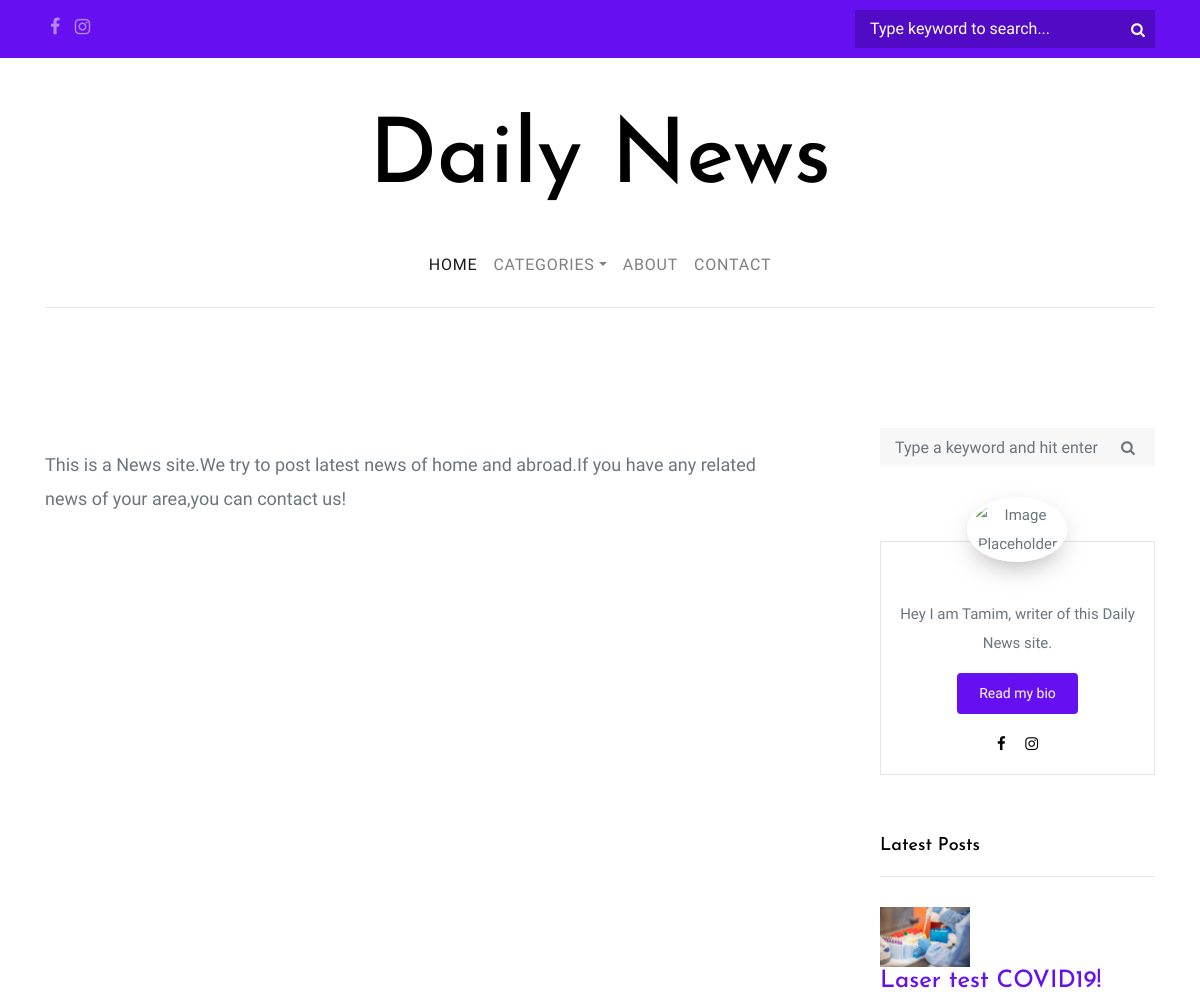
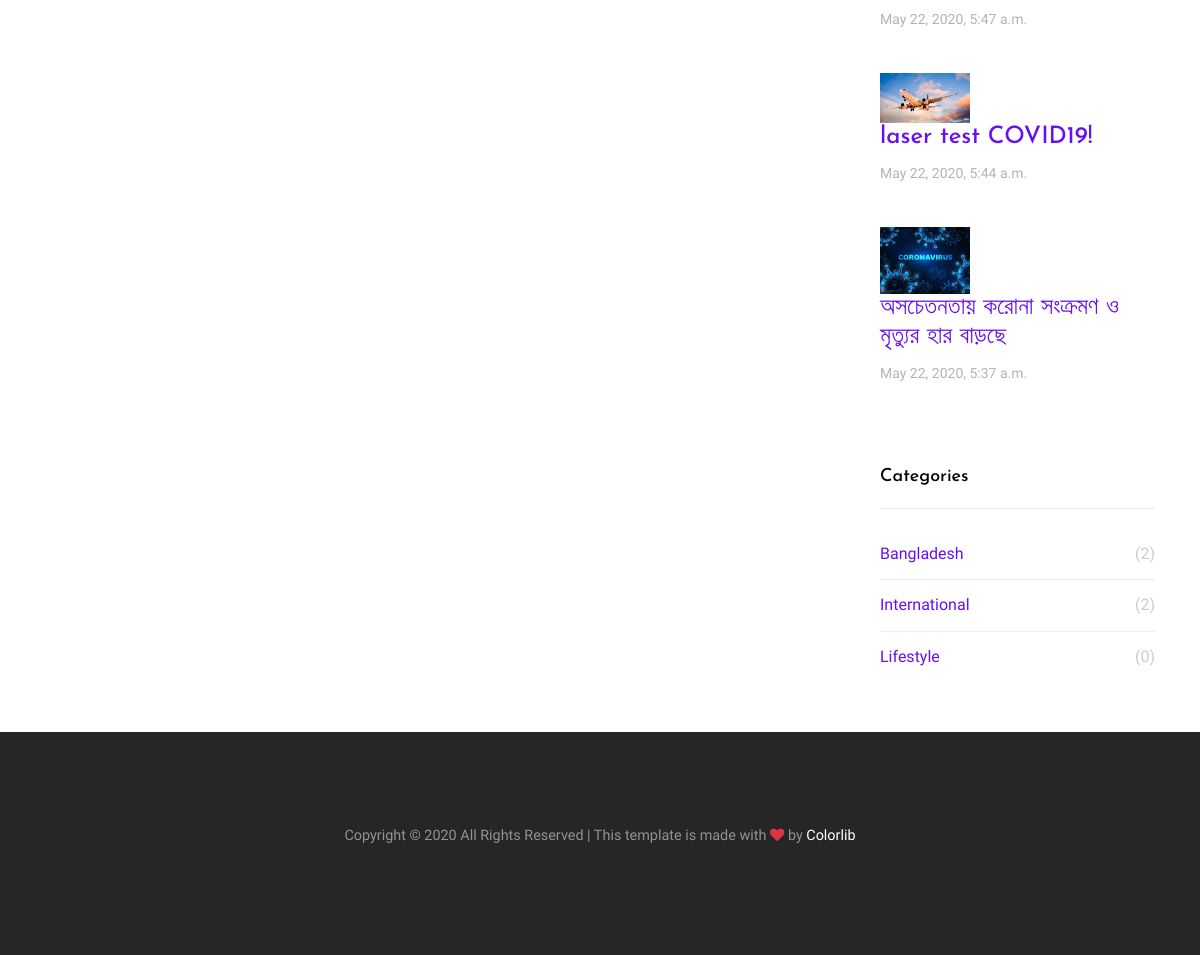
Page /blog/about on the committed database (2 pictures, top to bottom).
### blog/models.py (models this page shows, shortened)
class About(models.Model):
    body = models.TextField()

class Post(models.Model):
    title = models.CharField(max_length=100)
    photo = models.ImageField()
    author = models.ForeignKey(User, on_delete=models.CASCADE)
    date = models.DateTimeField(auto_now_add=True)
    body = models.TextField(blank=True, null=True)
    category = models.ForeignKey(Category, on_delete=models.CASCADE)

class Category(models.Model):
    name = models.CharField(max_length=20)

### wordify/views.py (the view)
# urls.py: path('blog/about', about, name="about")
def about(request):
        about_site = About.objects.all()
        context = {'sites': about_site}
        return render(request, 'blog/about.html', context)

### wordify/custom_context.py (called while the page is built)
def mycontext(request):
    categories = Category.objects.all()
    latest_post = Post.objects.order_by('-date')[:3]
    return {'categories': categories, 'latest_post': latest_post}

### templates/blog/about.html (shortened to what this page needs)
{% extends 'base.html' %}
{% block content %}
<div class="col-md-12 col-lg-8 main-content">
    <div class="post-content-body">
        {% for site in sites %}
      <p>{{ site.body }}</p>
        {% endfor %}
      </div>
</div>
{% endblock %}

### templates/base.html (shortened to what this page needs)
<!doctype html>
<html lang="en">
  <head>
    {% load static %}
    <link rel="stylesheet" href="{% static 'css/bootstrap.css' %}">
    <link rel="stylesheet" href="{% static 'css/animate.css' %}">
    <link rel="stylesheet" href="{% static 'css/owl.carousel.min.css' %}">
    <link rel="stylesheet" href="{% static 'fonts/ionicons/css/ionicons.min.css' %}">
    <link rel="stylesheet" href="{% static 'fonts/fontawesome/css/font-awesome.min.css' %}">
    <link rel="stylesheet" href="{% static 'fonts/flaticon/font/flaticon.css' %}">
    <link rel="stylesheet" href="{% static 'css/style.css' %}">
  </head>
  <body>
    <div class="wrap">
      <header role="banner">
        <div class="top-bar">
          <div class="container">
            <div class="row">
              <div class="col-9 social">
                <a href="https://www.facebook.com/tanmeem"><span class="fa fa-facebook"></span></a>
                <a href="https://www.instagram.com/tamim_mahmood/"><span class="fa fa-instagram"></span></a>
              </div>
              <div class="col-3 search-top">
                <form action="#" class="search-top-form">
                  <span class="icon fa fa-search"></span>
                  <input type="text" id="s" placeholder="Type keyword to search...">
                </form>
              </div>
            </div>
          </div>
        </div>
        <div class="container logo-wrap">
          <div class="row pt-5">
            <div class="col-12 text-center">
              <h1 class="site-logo"><a href="index.html">Daily News</a></h1>
            </div>
          </div>
        </div>
        <nav class="navbar navbar-expand-md  navbar-light bg-light">
          <div class="container">
            <div class="collapse navbar-collapse" id="navbarMenu">
              <ul class="navbar-nav mx-auto">
                <li class="nav-item">
                  <a class="nav-link active" href="{% url 'home-page' %}">Home</a>
                </li>
                <li class="nav-item dropdown">
                  <a class="nav-link dropdown-toggle" href="category.html" id="dropdown05" data-toggle="dropdown" aria-haspopup="true" aria-expanded="false">Categories</a>
                </li>
                <li class="nav-item">
                  <a class="nav-link" href="{% url 'about' %}">About</a>
                </li>
                <li class="nav-item">
                  <a class="nav-link" href="contact.html">Contact</a>
                </li>
              </ul>
            </div>
          </div>
        </nav>
      </header>
      <section class="site-section pt-5 pb-5">
      </section>
      <section class="site-section py-sm">
        <div class="container">
          <div class="row">
            <div class="col-md-6">
            </div>
          </div>
          <div class="row blog-entries">
            {% block content %}
            {% endblock %}
            <div class="col-md-12 col-lg-4 sidebar">
              <div class="sidebar-box search-form-wrap">
                <form action="#" class="search-form">
                  <div class="form-group">
                    <span class="icon fa fa-search"></span>
                    <input type="text" class="form-control" id="s" placeholder="Type a keyword and hit enter">
                  </div>
                </form>
              </div>
              <div class="sidebar-box">
                <div class="bio text-center">
                  <img src="{{ request.user.profile.photo.url }}" alt="Image Placeholder" class="img-fluid">
                  <div class="bio-body">
                    <p>Hey I am Tamim, writer of this Daily News site.</p>
                    <p><a href="#" class="btn btn-primary btn-sm rounded">Read my bio</a></p>
                    <p class="social">
                      <a href="https://www.facebook.com/tanmeem" class="p-2"><span class="fa fa-facebook"></span></a>
                      <a href="https://www.instagram.com/tamim_mahmood/" class="p-2"><span class="fa fa-instagram"></span></a>
                    </p>
                  </div>
                </div>
              </div>
              <div class="sidebar-box">
                <h3 class="heading">Latest Posts</h3>
                <div class="post-entry-sidebar">
                  <ul>
                    {% for post in latest_post %}
                    <li>
                      <a href="">
                        <img src="{{ post.photo.url }}" alt="Image placeholder" class="mr-4">
                        <div class="text">
                          <h4><a href="{% url 'detail-post' post.id %}">{{ post.title }}</a></h4>
                          <div class="post-meta">
                            <span class="mr-2">{{ post.date }}</span>
                          </div>
                        </div>
                      </a>
                    </li>
                    {% endfor %}
                  </ul>
                </div>
              </div>
              <div class="sidebar-box">
                <h3 class="heading">Categories</h3>
                <ul class="categories">
                  {% for category in categories %}
                  <li><a href="{% url 'category-post' category.name %}">{{ category.name }}<span>({{ category.post_set.count }})</span></a></li>
                  {% endfor %}
                </ul>
              </div>
            </div>
          </div>
        </div>
      </section>
      <footer class="site-footer">
        <div class="container">
          <div class="row">
            <div class="col-md-12 text-center">
              <p class="small">
            Copyright &copy;  All Rights Reserved | This template is made with <i class="fa fa-heart text-danger" aria-hidden="true"></i> by <a href="https://colorlib.com" target="_blank" >Colorlib</a>
            </p>
            </div>
          </div>
        </div>
      </footer>
    </div>
  </body>
</html>

### rows in the picture
About: body "This is a News site.We try to post latest news of home and abroad.If you have any related news of your area,you can contact us!"
Post: photo (picture), title "Laser test COVID19!", date "May 22, 2020, 5:47 a.m."
Post: photo (picture), title "laser test COVID19!", date "May 22, 2020, 5:44 a.m."
Post: photo (picture), title "অসচেতনতায় করোনা সংক্রমণ ও মৃত্যুর হার বাড়ছে", date "May 22, 2020, 5:37 a.m."
Category: name "Bangladesh", post_set.count "2"
Category: name "International", post_set.count "2"
Category: name "Lifestyle", post_set.count "0"
